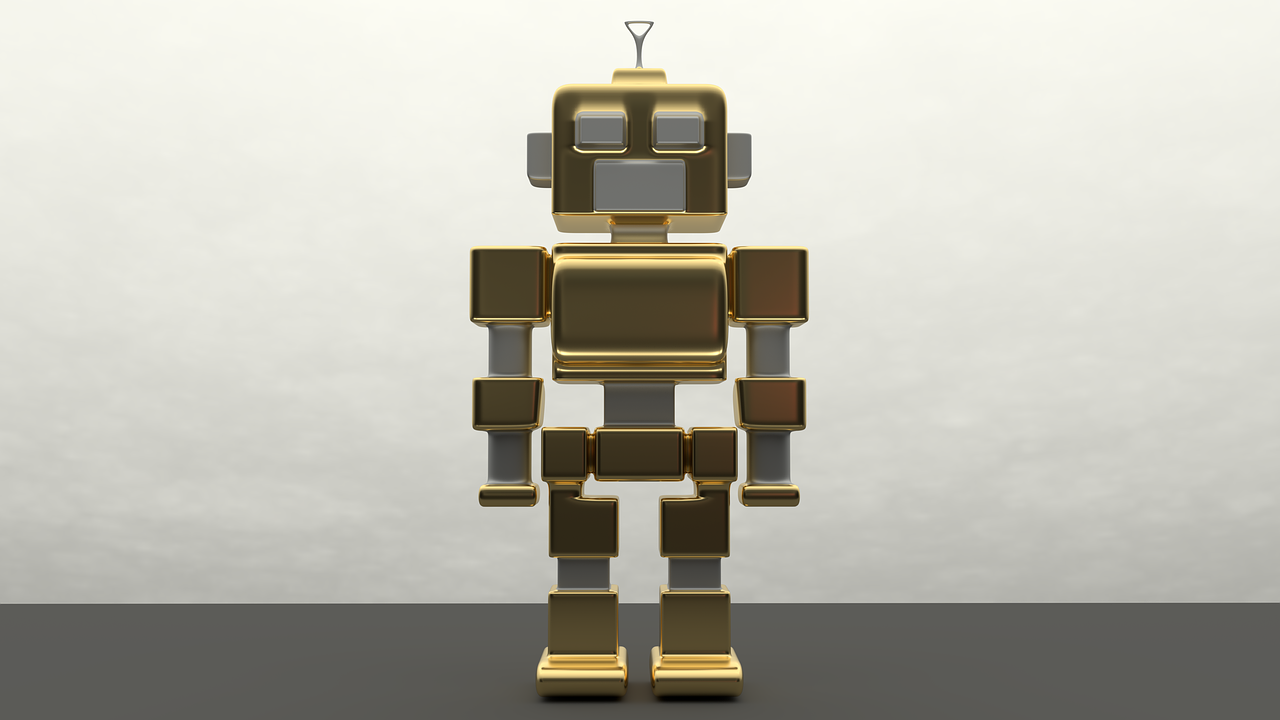
#> input picture Detection/FAST/robot.png, 1280 x 720 px
$ python fast.py   (Python 2 division)
#> lines starting #> are read from the running program, lines starting #| are printed output that depends on the picture
import cv2
import numpy as np

img = cv2.imread('robot.png', 0)
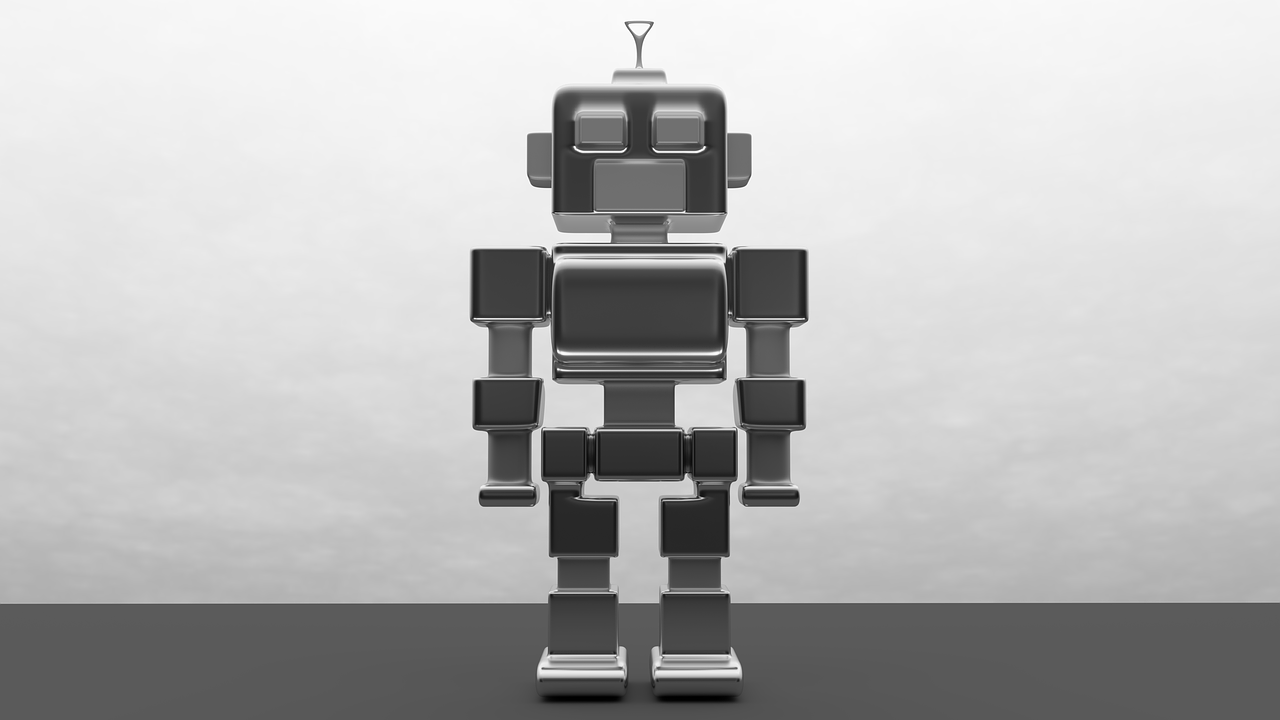
#> img: shape (720, 1280); min 0, max 255, mean 182.9

# create FAST object
fast = cv2.FastFeatureDetector_create()

# FAST with nonmaxSuppression
#
# get keyPointsT (nonmaxSuppression=True)
keyPointsT = fast.detect(img, None)
#> keyPointsT = 889 keypoints; strongest (x, y, size): (653, 149, 7), (574, 147, 7), (625, 149, 7), (704, 147, 7)
# draw keyPointsT on new object: fastTrue
fastTrue = cv2.drawKeypoints(img, keyPointsT, None, (255, 0, 0))        # blue
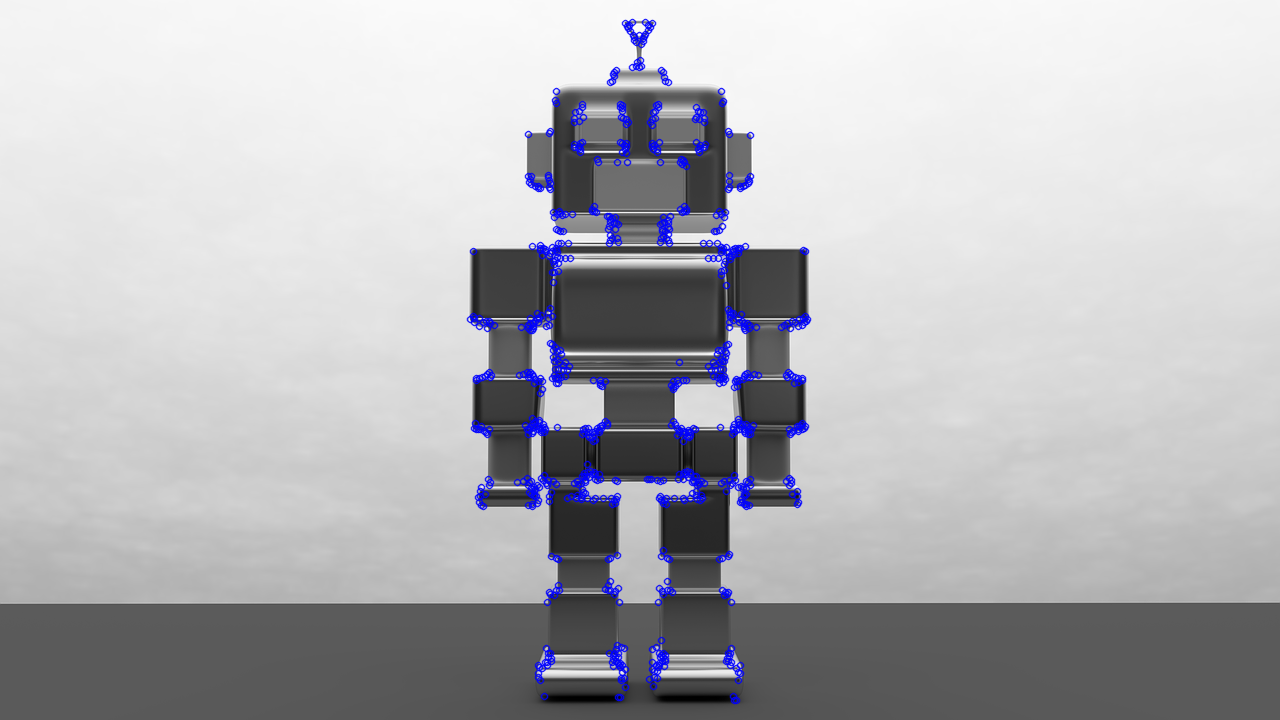
#> fastTrue: shape (720, 1280, 3); mean of channels 0, 1, 2 184.9, 180.7, 180.7; drawn as B, G, R
cv2.imwrite('fast_robot_nonmaxSuppression_TRUE.jpg', fastTrue)
cv2.imshow('FAST: with nonmaxSuppression', fastTrue)

# show default params
print "Threshold: ", fast.getThreshold()
print "nonmaxSuppression: ", fast.getNonmaxSuppression()
print "neighborhood: ", fast.getType()
print "Total Keypoints with nonmaxSuppression: ", len(keyPointsT)
#| Total Keypoints with nonmaxSuppression:  889


# FAST without nonmaxSuppression
#
# set nonmaxSuppression to false
fast.setNonmaxSuppression(0)
# get keyPointsT (nonmaxSuppression=False)
keyPointsF = fast.detect(img, None)
#> keyPointsF = 4955 keypoints; strongest (x, y, size): (625, 21, 7), (626, 21, 7), (627, 21, 7), (651, 21, 7)
# draw keyPointsT on new object: fastTrue
fastFalse = cv2.drawKeypoints(img, keyPointsF, None, (0, 0, 255))       # red
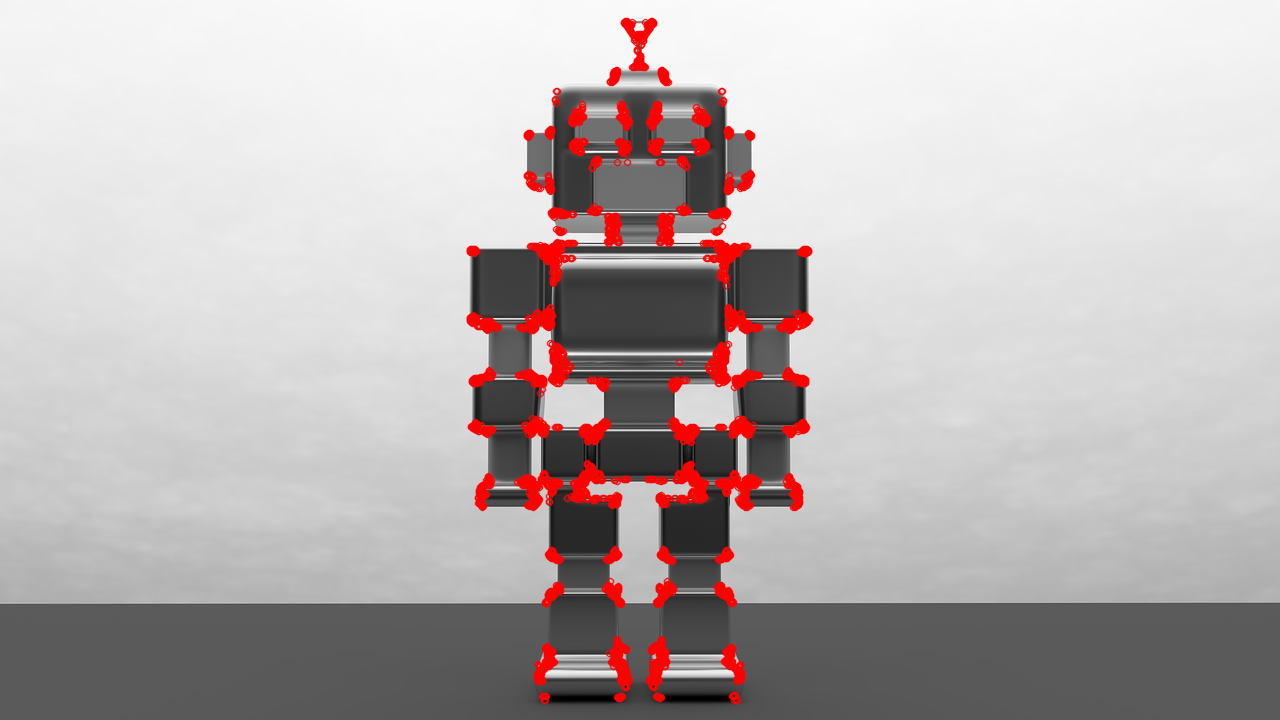
#> fastFalse: shape (720, 1280, 3); mean of channels 0, 1, 2 178.9, 178.9, 186.7; drawn as B, G, R
cv2.imwrite('fast_robot_nonmaxSuppression_FALSE.jpg', fastFalse)
cv2.imshow('FAST: without nonmaxSuppression', fastFalse)

print "Total Keypoints without nonmaxSuppression: ", len(keyPointsF)
#| Total Keypoints without nonmaxSuppression:  4955

cv2.waitKey(0)
cv2.destroyAllWindows()

$ run again, with Detection/FAST/chess.jpg saved as Detection/FAST/robot.png
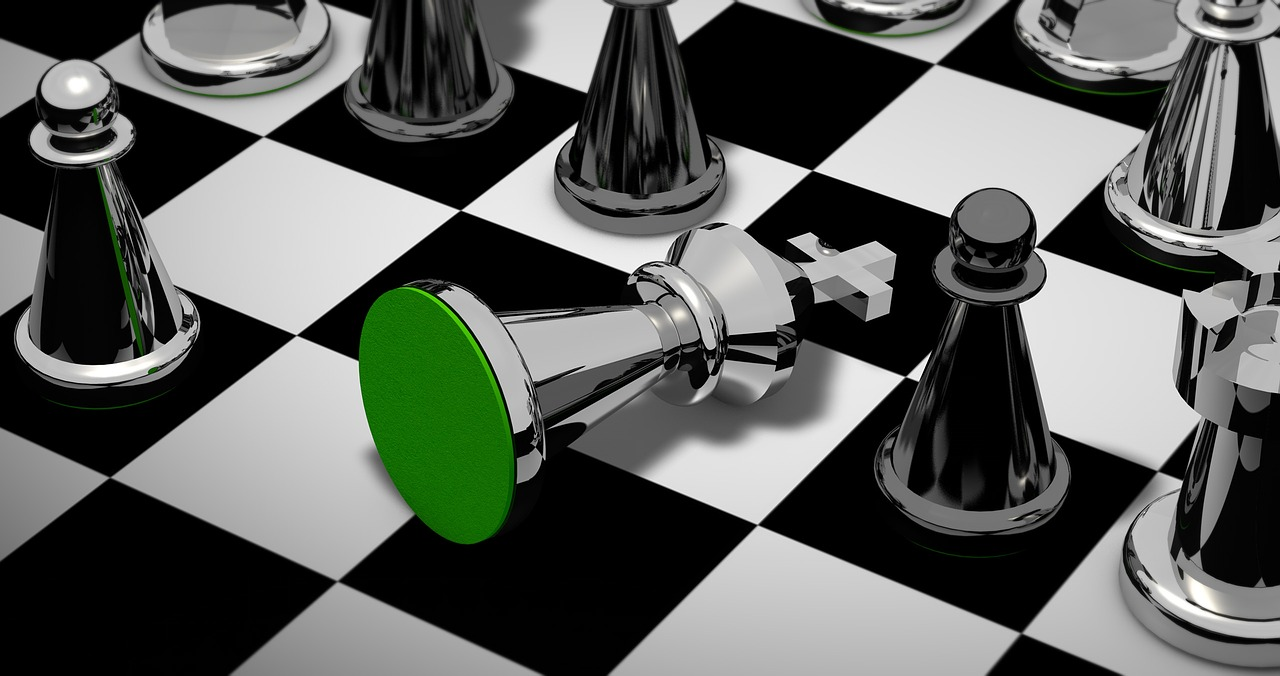
#> input picture Detection/FAST/chess.jpg, 1280 x 676 px
#> keyPointsT = 5272 keypoints; strongest (x, y, size): (788, 240, 7), (1252, 275, 7), (514, 432, 7), (949, 216, 7)
#> `fastTrue = cv2.drawKeypoints(img, keyPointsT, None, (255, 0, 0))`:
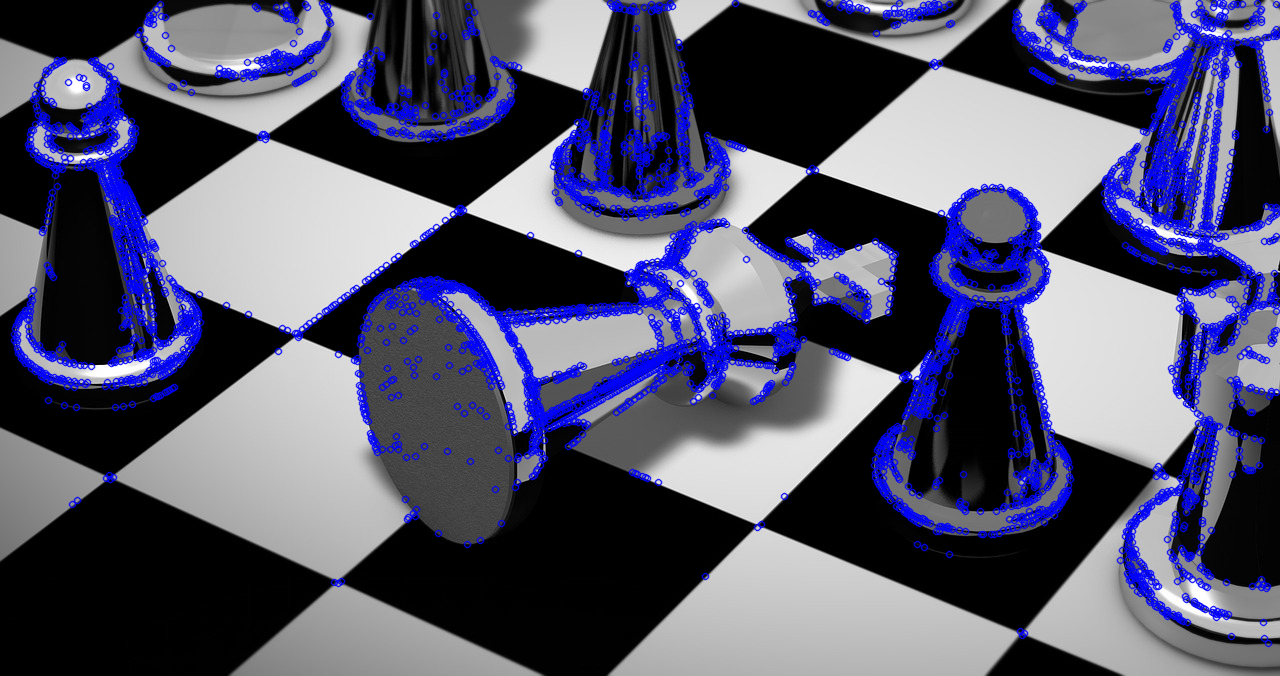
#> fastTrue: shape (676, 1280, 3); mean of channels 0, 1, 2 109.4, 84.4, 84.4; drawn as B, G, R
#| Total Keypoints with nonmaxSuppression:  5272
#> keyPointsF = 19135 keypoints; strongest (x, y, size): (159, 3, 7), (160, 3, 7), (161, 3, 7), (286, 3, 7)
#> `fastFalse = cv2.drawKeypoints(img, keyPointsF, None, (0, 0, 255))`:
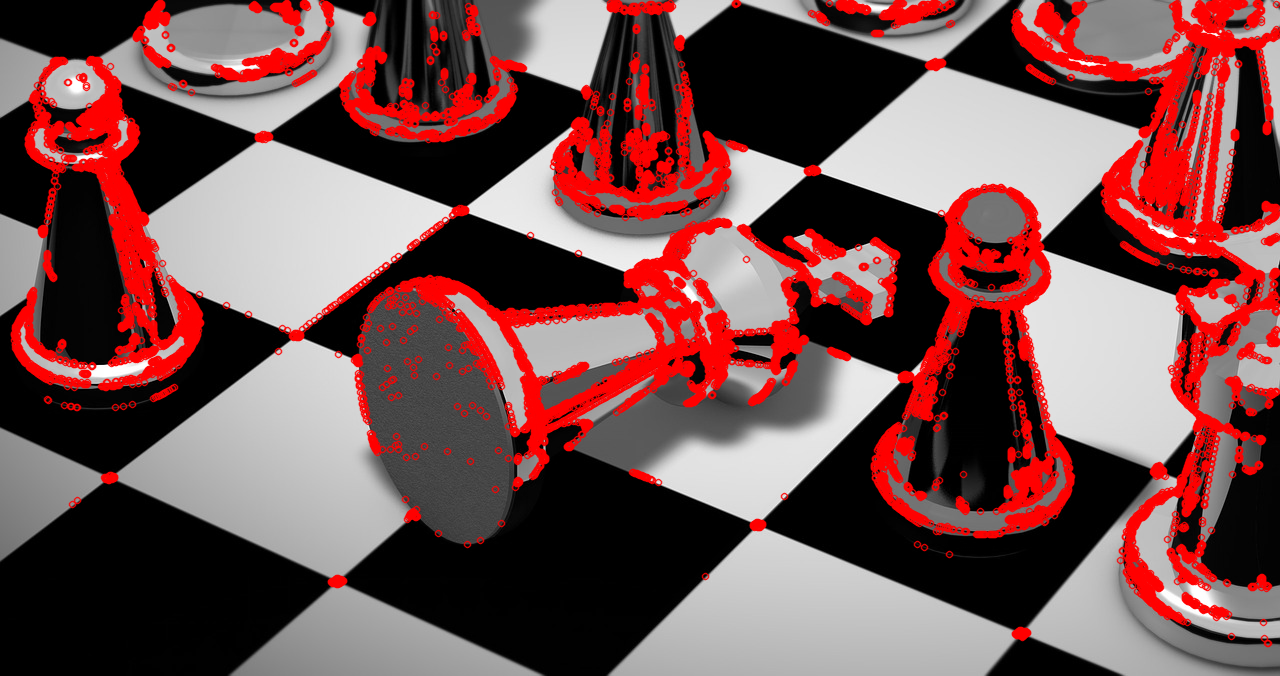
#> fastFalse: shape (676, 1280, 3); mean of channels 0, 1, 2 79.8, 79.8, 117.7; drawn as B, G, R
#| Total Keypoints without nonmaxSuppression:  19135
